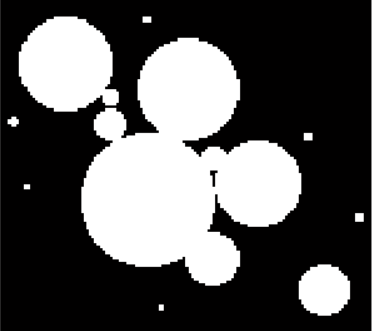
//> input picture opencv/img/morphology.png, 372 x 331 px
$ ./morphology   (built with g++ and OpenCV 4)
//> lines starting //> are read from the running program, lines starting //| are printed output that depends on the picture
#include <opencv2/opencv.hpp>

int main()
{
    cv::Mat image = cv::imread("../img/morphology.png");
//> image is the input picture: 331 rows x 372 cols, CV_8UC3; mean B, G, R 86, 86, 86.7
    cv::cvtColor(image,image,cv::COLOR_BGR2GRAY);
//> image: 331 rows x 372 cols, CV_8UC1
    cv::Mat eroded,dilated,opened,closed;
    cv::Mat kernel = cv::getStructuringElement(cv::MORPH_RECT,cv::Size(3,3)); // cv::MORPH_CROSS //cv::MORPH_ELLIPSE

    int times = 5;

    cv::erode(image,eroded,kernel,cv::Point(-1,-1),times);
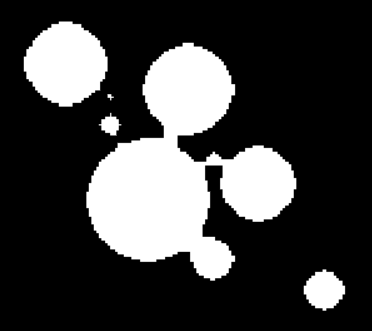
//> eroded: 331 rows x 372 cols, CV_8UC1; min 0, max 255, mean 63.9
    cv::dilate(image,dilated,kernel,cv::Point(-1,-1),times);
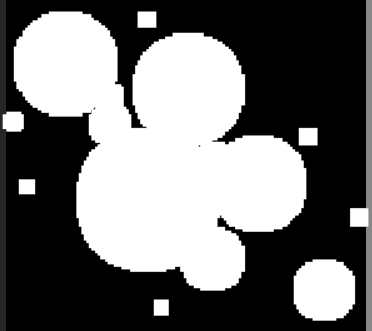
//> dilated: 331 rows x 372 cols, CV_8UC1; min 0, max 255, mean 111.9
    cv::morphologyEx(image,opened,cv::MORPH_OPEN,kernel,cv::Point(-1,-1),times);
    cv::morphologyEx(image,closed,cv::MORPH_CLOSE,kernel,cv::Point(-1,-1),times);

    cv::namedWindow("image",0);
    cv::namedWindow("erode",0);
    cv::namedWindow("dilate",0);
    cv::namedWindow("open",0);
    cv::namedWindow("close",0);

    cv::imshow("image",image);
    cv::imshow("erode",eroded);
    cv::imshow("dilate",dilated);
    cv::imshow("open",opened);
    cv::imshow("close",closed);

    cv::waitKey(0);

    return 0;
}

$ run again, with opencv/img/gama1.png copied over opencv/img/morphology.png
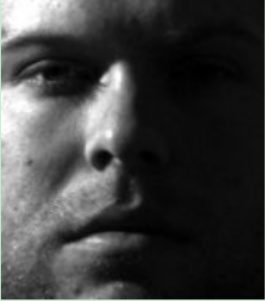
//> input picture opencv/img/gama1.png, 265 x 301 px
//> image is the input picture: 301 rows x 265 cols, CV_8UC3; mean B, G, R 61.4, 61.7, 61.3
//> image: 301 rows x 265 cols, CV_8UC1
//> `cv::erode(image,eroded,kernel,cv::Point(-1,-1),times);`:
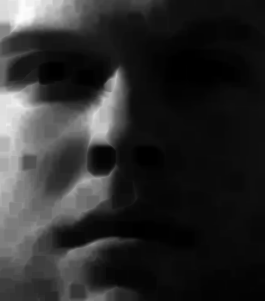
//> eroded: 301 rows x 265 cols, CV_8UC1; min 0, max 253, mean 43.9
//> `cv::morphologyEx(image,closed,cv::MORPH_CLOSE,kernel,cv::Point(-1,-1),..`:
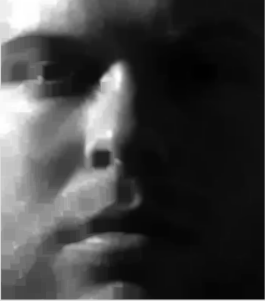
//> closed: 301 rows x 265 cols, CV_8UC1; min 1, max 255, mean 64.7

$ run again, with opencv/img/gama2.jpg saved as opencv/img/morphology.png
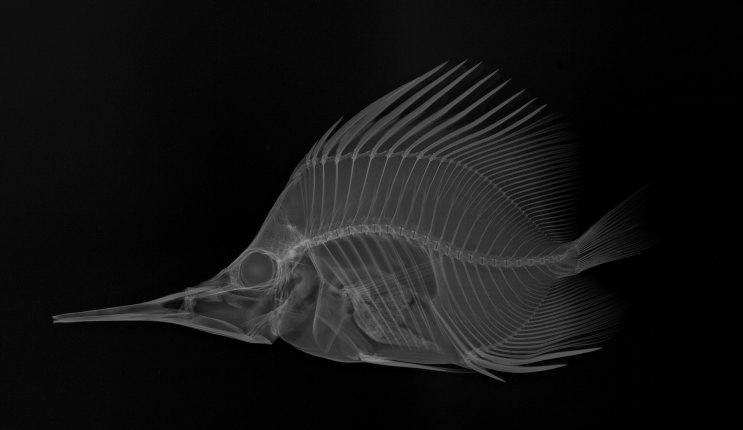
//> input picture opencv/img/gama2.jpg, 743 x 430 px
//> image is the input picture: 430 rows x 743 cols, CV_8UC3; min 0, max 153, mean 19.6
//> image: 430 rows x 743 cols, CV_8UC1
//> `cv::morphologyEx(image,opened,cv::MORPH_OPEN,kernel,cv::Point(-1,-1),t..`:
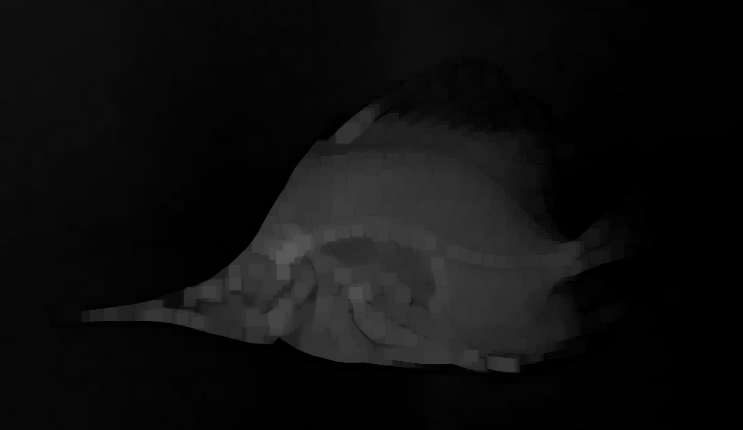
//> opened: 430 rows x 743 cols, CV_8UC1; min 0, max 90, mean 14.6
//> `cv::morphologyEx(image,closed,cv::MORPH_CLOSE,kernel,cv::Point(-1,-1),..`:
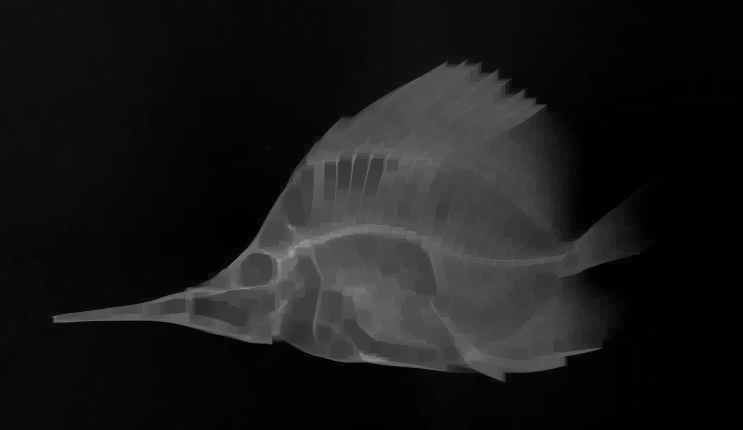
//> closed: 430 rows x 743 cols, CV_8UC1; min 0, max 153, mean 25
